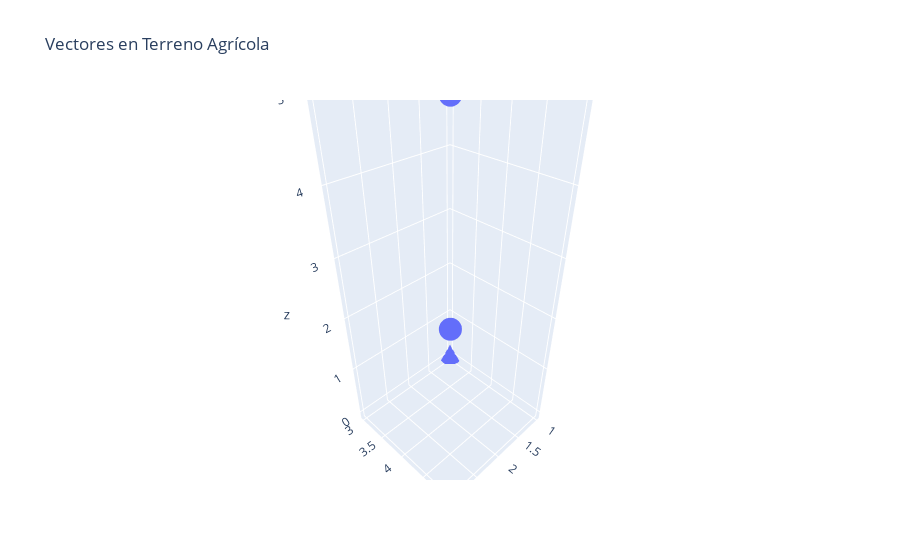

Write notebook code for a chart like this one.
### Code cell
import plotly.express as px
fig = px.scatter_3d(df, x='x', y='y', z='z', title='Vectores en Terreno Agrícola')
fig.show()

### Figure 1 — Plotly figure (JSON) as saved in the notebook; plotly's stock layout.template omitted (floating-point values rounded to 4 significant figures)
{"data": [{"hovertemplate": "x=%{x}<br>y=%{y}<br>z=%{z}<extra></extra>", "legendgroup": "", "marker": {"color": "#636efa", "symbol": "circle"}, "mode": "markers", "name": "", "scene": "scene", "showlegend": false, "type": "scatter3d", "x": [1, 2, 3], "y": [3, 4, 5], "z": [0, 5, 3]}], "layout": {"legend": {"tracegroupgap": 0}, "scene": {"domain": {"x": [0, 1], "y": [0, 1]}, "xaxis": {"title": {"text": "x"}}, "yaxis": {"title": {"text": "y"}}, "zaxis": {"title": {"text": "z"}}}, "title": {"text": "Vectores en Terreno Agrícola"}}}
